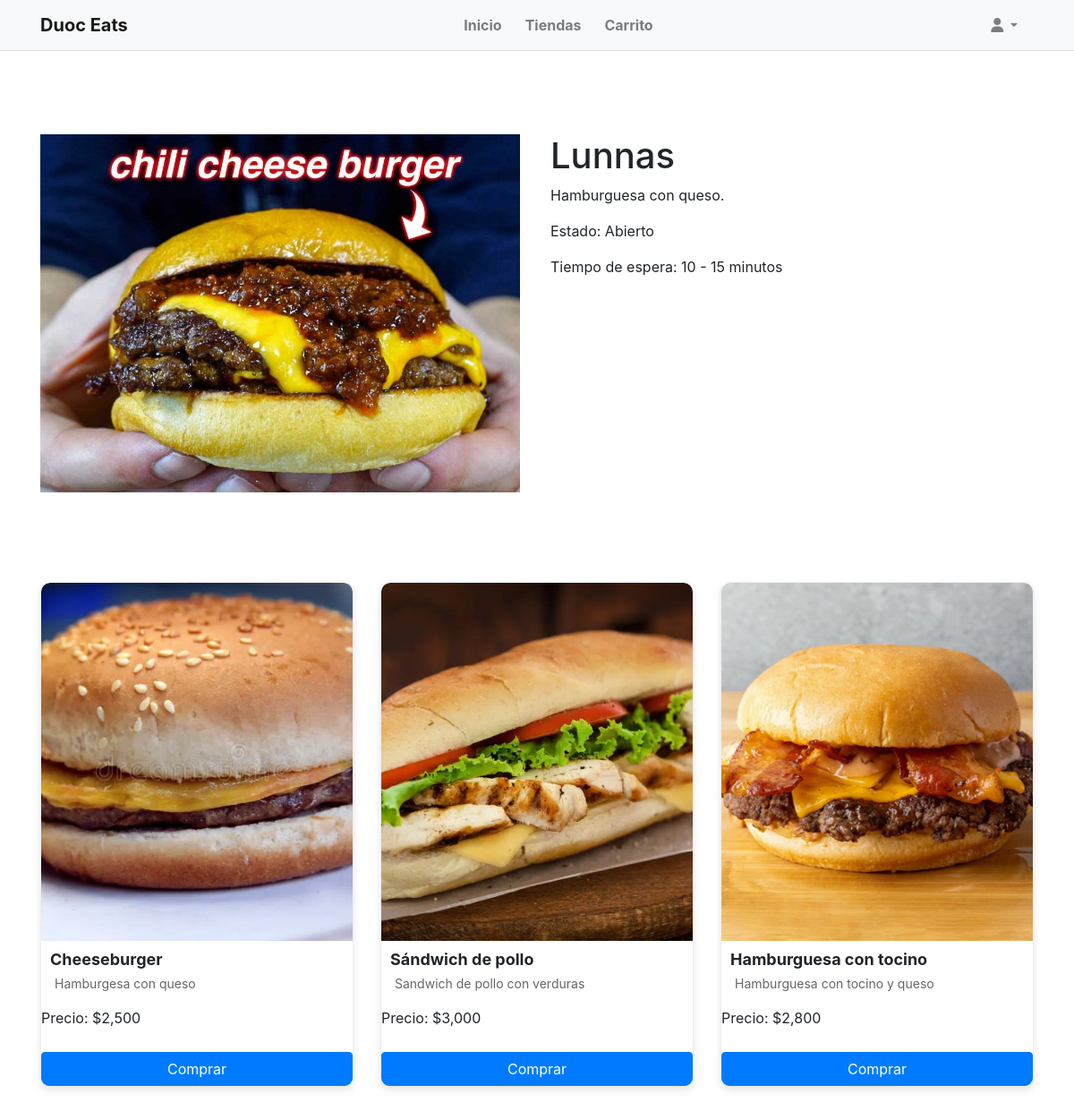
The app's page /tiendas/5/ with its own data.
### Registro/models.py (models this page shows, shortened)
class Tienda(models.Model):
    ESTADO_CHOICES = [
        ('abierto', 'Abierto'),
        ('cerrado', 'Cerrado'),
    ]
    nombre = models.CharField(max_length=100)
    descripcion = models.TextField()
    estado = models.CharField(max_length=7, choices=ESTADO_CHOICES, default='cerrado')
    tiempo_espera_min = models.IntegerField()
    tiempo_espera_max = models.IntegerField()
    imagen = models.ImageField(upload_to='img/')

class Producto(models.Model):
    nombre = models.CharField(max_length=100)
    descripcion = models.TextField()
    precio = models.IntegerField()
    tienda = models.ForeignKey(Tienda, related_name='productos', on_delete=models.CASCADE)
    imagen = models.ImageField(upload_to='img/')
    def precio_en_pesos(self):
        return "${:,.0f}".format(self.precio)

### Registro/views.py (the view)
# urls.py: path('tiendas/<int:pk>/', detalle_tienda, name="detalle_tienda"),
def detalle_tienda(request, pk):
    tienda = get_object_or_404(Tienda, pk=pk)
    productos = tienda.productos.all()
    return render(request, 'tienda/detalle_tienda.html', {'tienda': tienda, 'productos': productos})

### templates/tienda/detalle_tienda.html
{% extends "tienda/base.html" %}
{% block contenido %}
<div class="container mt-5">
    <div class="row">
        <div class="col-md-6">
            <img src="{{ tienda.imagen.url }}" class="img-fluid" alt="{{ tienda.nombre }}">
        </div>
        <div class="col-md-6">
            <h1>{{ tienda.nombre }}</h1>
            <p>{{ tienda.descripcion }}</p>
            <p>Estado: {{ tienda.get_estado_display }}</p>
            <p>Tiempo de espera: {{ tienda.tiempo_espera_min }} - {{ tienda.tiempo_espera_max }} minutos</p>
        </div>
    </div>
    <div class="row justify-content-center mt-5">
        {% for producto in productos %}
        <div class="col-md-4">
            <div class="producto">
                {% load static %}
                <img class="producto-imagen" src="{{ producto.imagen.url }}" alt="{{ producto.nombre }}">
                <div class="producto-info">
                    <h4 class="producto-titulo">{{ producto.nombre }}</h4>
                    <p class="producto-descripcion">{{ producto.descripcion }}</p>
                    <p>Precio: {{ producto.precio_en_pesos }}</p>
                    <button type="button" class="producto-boton-comprar btn btn-primary buy-button snipcart-add-item"
                        data-item-id="{{ producto.id }}"
                        data-item-price="{{ producto.precio }}"
                        data-item-image="{{ producto.imagen.url }}"
                        data-item-name="{{ producto.nombre }}">Comprar</button>
                </div>
            </div>
        </div>
        {% endfor %}
    </div>
</div>
{% endblock %}

### static/css/styles.css (style rules this page uses)
body { padding-top: 50px; }
.row { margin: 100px; }
.row img { width: 536px; height: 400px; object-fit: cover; }
.producto { border: 1px solid #eee; border-radius: 10px; margin-bottom: 20px; overflow: hidden; background-color: #fff; box-shadow: 0px 4px 8px rgba(0, 0, 0, 0.1); display: flex; flex-direction: column; }
.producto-imagen { max-width: 100%; max-height: 100%; border-radius: 10px 10px 0 0; }
.producto-titulo { margin-left: 10px; font-size: 18px; font-weight: bold; margin-top: 10px; margin-bottom: 5px; }
.producto-descripcion { margin-left: 15px; font-size: 14px; color: #666; }
.producto-boton-comprar { width: 100%; border-radius: 0; background-color: #f05336; color: #fff; border: none; font-size: 16px; padding: 10px 0; margin-top: 10px; }

### records on screen
Tienda: imagen (picture), nombre "Lunnas", descripcion "Hamburguesa con queso.", estado "Abierto", tiempo_espera_min "10", tiempo_espera_max "15"
Producto: imagen (picture), nombre "Cheeseburger", descripcion "Hamburgesa con queso", precio_en_pesos "$2,500"
Producto: imagen (picture), nombre "Sándwich de pollo", descripcion "Sandwich de pollo con verduras", precio_en_pesos "$3,000"
Producto: imagen (picture), nombre "Hamburguesa con tocino", descripcion "Hamburguesa con tocino y queso", precio_en_pesos "$2,800"
